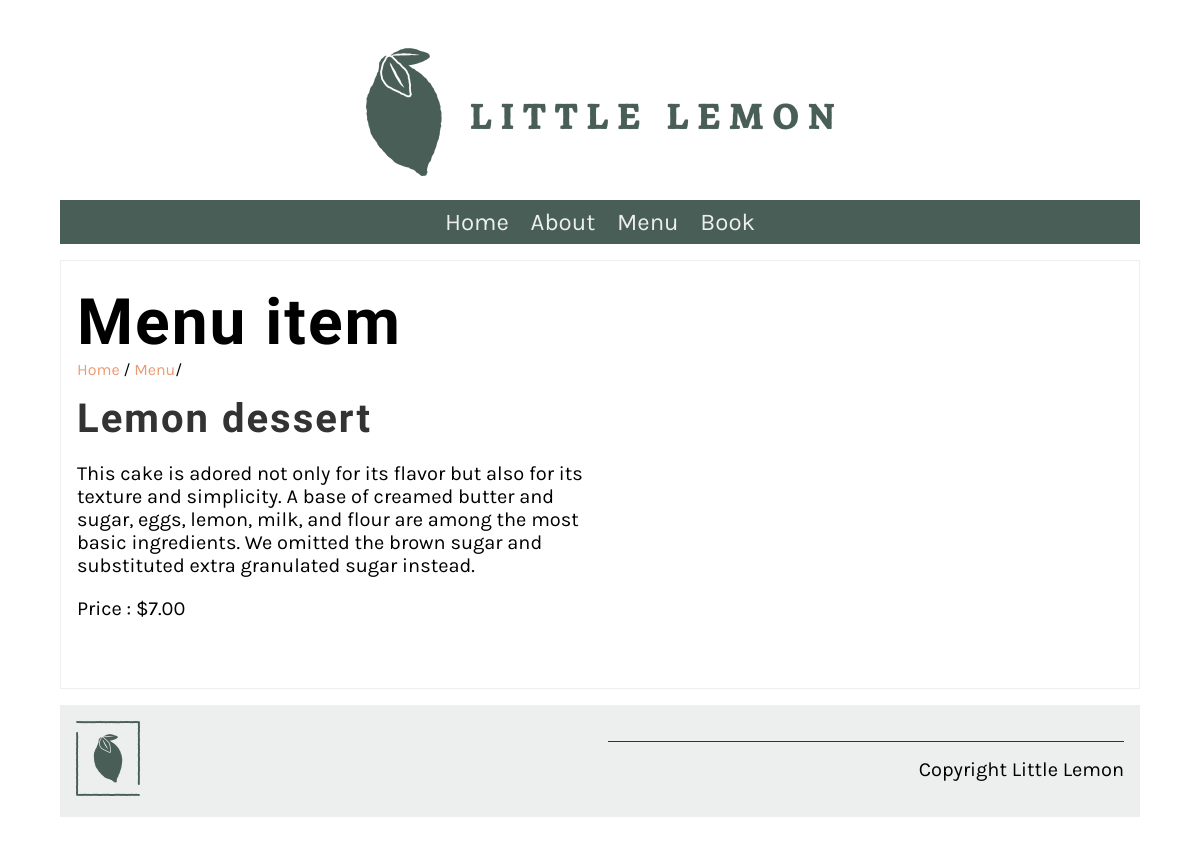
/menu_item/4, run on the app's committed database.
### restaurant/models.py (models this page shows, shortened)
class Menu(models.Model):
   name=models.CharField(max_length=200)
   price=models.IntegerField()
   menu_item_description=models.TextField(max_length=1000, default='')

### restaurant/views.py (the view)
# urls.py: path("menu_item/<int:pk>", views.display_menu_items, name="menu_item")
def display_menu_items(request,pk=None):
    if pk:
        menu_item=Menu.objects.get(pk=pk)
    else:
        menu_item=""
    return render (request,"menu_item.html",{"menu_item":menu_item})

### restaurant/templates/menu_item.html (shortened to what this page needs)
{% extends 'base.html' %}
{% load static %}
{% block content %}
<section>
    <article>
        <h1>Menu item</h1>
        <span>
            <a href="{% url 'home' %}">Home</a> /
            <a href="{% url 'menu' %}">Menu</a>/
        </span>
        <div class="row">
            <div class="column">
                <h2>
                   {{menu_item.name}}
                </h2>
                <p>
                    {{menu_item.menu_item_description}}
                </p>
                <p>
                   Price : ${{menu_item.price}}.00
                </p>
            </div>
            <div class="column">
            </div>
        </div>
    </article>
</section>
{% endblock %}

### restaurant/static/css/style.css (style rules this page uses)
body { font-family: 'Karla', sans-serif; margin-top: 3rem; margin-bottom: 3rem; margin-left: 5%; margin-right: 5%; }
h1, h2, h3, h4, h5, h6 { font-family: 'Markazi Text', serif; letter-spacing: 2px;; }
h1 { font-size: 4rem; margin-top: 1.5rem; margin-bottom: 0; }
h2 { font-size: 2.5rem; color: #333333; margin:1rem 0; }
p, ul { font-size: 1.25rem;; }
a { color: #EE9972; text-decoration: none; }
section { display: flex; gap: 2rem 1rem; margin-top: 1rem; margin-bottom: 1rem; flex-direction: row; }
article { flex:1; }
main article { border: 1px solid #EDEFEE; padding-left: 1rem; padding-right: 1rem; }
.row { display: flex; flex-direction: row; width: 100%; padding-bottom: 1rem; }
.column { flex-basis: 50%; margin-bottom: 1rem; padding-bottom: 1rem; }

### data on the page
Menu: name "Lemon dessert", menu_item_description "This cake is adored not only for its flavor but also for its texture and simplicity. A base of creamed butter and sugar, eggs, lemon, milk, and flour are among the most basic ingredients. We omitted the brown sugar and substituted extra granulated sugar instead.", price "7"
